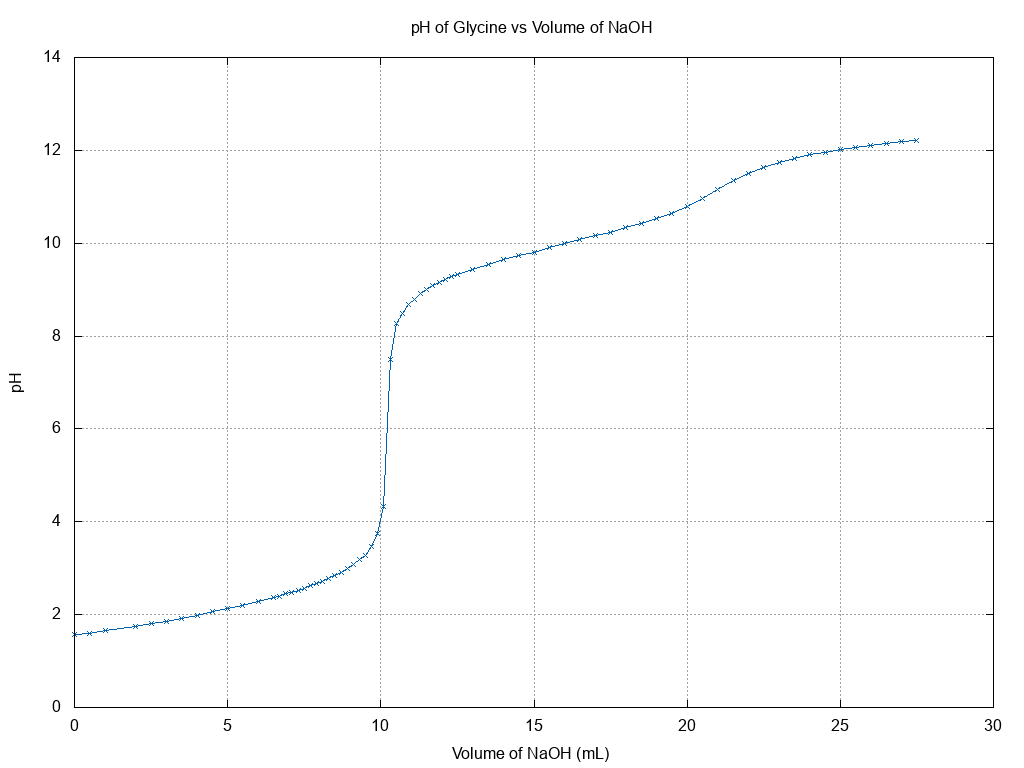

This figure's gnuplot source:
set title "pH of Glycine vs Volume of NaOH"
set ylabel "pH"
set grid
set xlabel "Volume of NaOH (mL)"
set term png size 1024,768
set output "pH_volume.png"
set style line 1 \
    linecolor rgb '#0060ad' \
    linetype 1 linewidth 1 \
    pointtype 2 pointsize 0.5
plot 'pH_volume_data' using 1:2 title '' with linespoints linestyle 1
